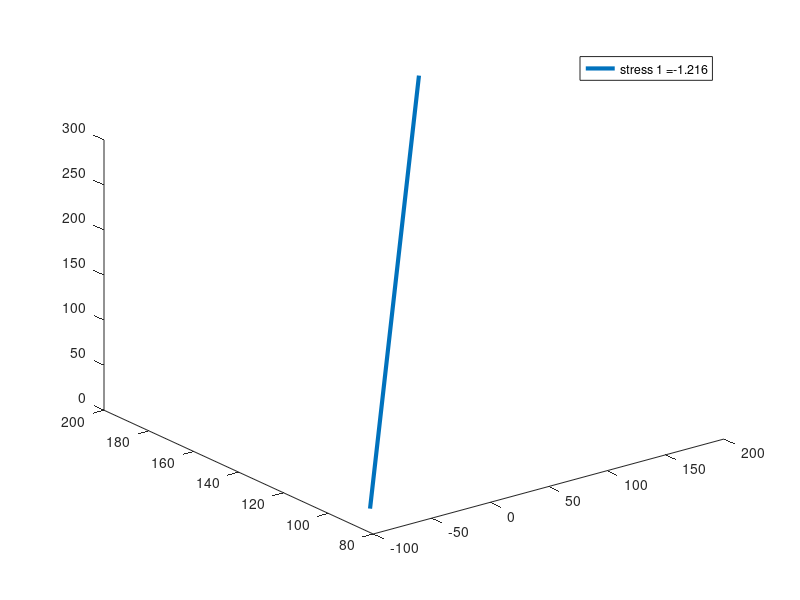

Write MATLAB code to recreate this figure. (Note: this script raises an error after producing the figure.)
%                       Submitted By George Henri T20CE011 

% 3D truss program Mini Project CE 555                                                           

clc
clear all % clear memory
tic       % starts a stopwatch timer
fig=figure;


scale=500;
% elements nodes
ele_nod=[1 5;2 5;3 5;4 5];

%number of elements
num_ele=size(ele_nod,1);


%number of nodes
num_nod=max(max(ele_nod));


% nodes coordinates
nod_coor=[-6 0 8;12 0 8;6 0 -8;-12 0 -8;0 24 0]*12;

%% elements degree of freedom (DOF) 
for i=1:num_ele
    for j= 1:2
        ele_dof(i,3*j-2)=ele_nod(i,j)*3-2;
        ele_dof(i,3*j-1)=ele_nod(i,j)*3-1;
        ele_dof(i,3*j)=ele_nod(i,j)*3;
    end
end
 

% A, E, L are cross sectional area, Young's modulus, length of elements,respectively.

A= ones(num_ele,1)*8.4;

E= ones(num_ele,1)*10000;

% initial zero matrix for all matrices
displacement=zeros(3*num_nod,1);

stiffness=zeros(3*num_nod);
%% 
force={};
cyclelength=100;
cycle=linspace(1,6*pi,cyclelength);
for e=1:3*num_nod
    force{e}=zeros(1,cyclelength);
end
static=ones(1,cyclelength);
%% applied loads at DOFs

force{13}= sin(cycle+1)*50;
force{14}= -10*sin(cycle-2);
force{15}= sin(cycle)*50;

p=plot3(0,0,0);

daspect([1,1,1])

hold on


for times=1:cyclelength

%Boundary conditions

displacement (1,1)=0.0;
displacement (2,1)=0.0;
displacement (3,1)=0.0;
displacement (4,1)=0.0;



%% computation of the system stiffness matrix
for e=1:num_ele
    member = strcat("Member ",num2str(e));
    
 L(e)=sqrt((nod_coor(ele_nod(e,2),1)-nod_coor(ele_nod(e,1),1))^2+...
      (nod_coor(ele_nod(e,2),2)-nod_coor(ele_nod(e,1),2))^2+...
      (nod_coor(ele_nod(e,2),3)-nod_coor(ele_nod(e,1),3))^2);
  
 Cx=(nod_coor(ele_nod(e,2),1)-nod_coor(ele_nod(e,1),1))/L(e);
 Cy=(nod_coor(ele_nod(e,2),2)-nod_coor(ele_nod(e,1),2))/L(e);
 Cz=(nod_coor(ele_nod(e,2),3)-nod_coor(ele_nod(e,1),3))/L(e);
 
 T=[Cx Cy Cz 0 0 0;0 0 0 Cx Cy Cz];
 t(:,:,e)=T;
 
    localk=A(e)*E(e)/L(e)*[1 -1;-1 1];
 
 k=(T'*localk*T);
   
% extract the rows of ele_dof (for each element e)
ele_dof_vec=ele_dof(e,:);
    for i=1:6
        for j=1:6
  stiffness(ele_dof_vec(1,i),ele_dof_vec(1,j))=...
  stiffness(ele_dof_vec(1,i),ele_dof_vec(1,j))+k(i,j);
        end
    end
end

a=[13,14,15]; %input
targetstiffness = stiffness(a,a);

%% known force array
known_f_a=[13,14,15]';
for i=1:size(known_f_a,1)
   dis_new(i,1)=displacement(known_f_a(i,1),1);
   forcecycle=force{known_f_a(i,1)};
   force_new(i,1)=forcecycle(times);
end

for i=1:size(known_f_a,1)
    for j=1:size(known_f_a,1)
    stiff_new(i,j)=stiffness(known_f_a(i,1),known_f_a(j,1));
end
end

% solving the partitioned matrix 
dis_new=stiff_new\force_new;

for i=1:size(known_f_a,1)
  displacement(known_f_a(i,1),1)=dis_new(i,1);
end

% known dicplacement array

known_dis_a=[1:12]';

for i=1:size(known_dis_a,1)
    forcecycle=force{known_dis_a(i,1)};
    forcecycle(times)=stiffness(known_dis_a(i,1),:)*displacement;
    force{known_dis_a(i,1)}=forcecycle;
end
targetdisplacement =displacement(a);


% stress in elements
for e=1:num_ele
    member = strcat("Member ",num2str(e));
    T=t(:,:,e);
    localk=A(e)*E(e)/L(e)*[1 -1;-1 1];
    
 member_displacement=T*displacement(ele_dof(e,:));
 member_localforces=localk*member_displacement;
 stress(e)=member_localforces(2)/A(e); %Calculates Axial Stress of each members
 member_globalforces=T'*member_localforces; %transforms forces to global
 
end
k=0;
    for i=1:num_nod
        for j=1:3
            k=k+1;
            nod_coor_def(times,i,j)=nod_coor(i,j)+scale*displacement(k,1);%Calculates Deformed Displacements to scale
        end
    end


stresscycle(times,:)=stress;
end
%% 
for times=1:cyclelength % Solves for Each Frame
    clf
    maxstress=max(stresscycle(times,:));minstress=min(stresscycle(times,:));

for e=1:num_ele
    red(e)=(stresscycle(times,e)-minstress)/(maxstress-minstress); % Interpolates the red value of RGB for each member
    blue(e)=(stresscycle(times,e)-maxstress)/(minstress-maxstress);% Interpolates the red value of RGB for each member
end
%% 
for e=1:num_ele
    x=[nod_coor_def(times,ele_nod(e,1),1) nod_coor_def(times,ele_nod(e,2),1)];
    y=[nod_coor_def(times,ele_nod(e,1),2) nod_coor_def(times,ele_nod(e,2),2)];
    z=[nod_coor_def(times,ele_nod(e,1),3) nod_coor_def(times,ele_nod(e,2),3)];
    
    p=plot3(x,z,y,'LineWidth',3);
    legend( strcat ('stress 1 = ', num2str (round(stresscycle(times,1)*1000)/1000)), strcat ('stress 2 = ', num2str (round(stresscycle(times,2)*1000)/1000)), strcat ('stress 3 = ', num2str (round(stresscycle(times,3)*1000)/1000)), strcat ('stress 4 = ', num2str (round(stresscycle(times,4)*1000)/1000)))

    p.Color=[red(e) 0 blue(e)];
    xlabel('X-Axis')
    ylabel('Z-Axis')
    zlabel('Y-Axis')
    
    hold on
    
    daspect([1,1,1])
    
    
end
title("Stress Deformation")
%% 
for node=1:num_nod
    x=nod_coor_def(times,node,1);
    y=nod_coor_def(times,node,2);
    z=nod_coor_def(times,node,3);
    text(x,z,y,num2str(node));
end
%% 
movieVector(times) = getframe(fig,[5 5 530 400]); % Captures the frames from the figure
end 
% Writes the  Video File
mywriter = VideoWriter('Stress_Deformation', 'MPEG-4');
    mywriter.FrameRate = 20;
    
    open(mywriter);
    writeVideo(mywriter, movieVector);
    close(mywriter);
toc 